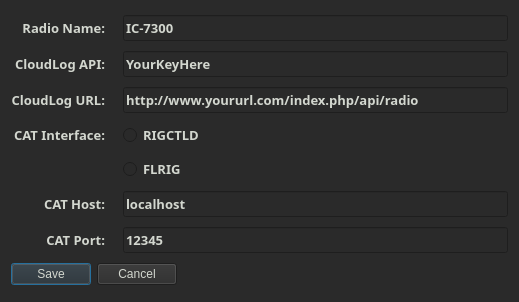
<?xml version="1.0" encoding="UTF-8"?>
<ui version="4.0">
 <class>Dialog</class>
 <widget class="QDialog" name="Dialog">
  <property name="geometry">
   <rect>
    <x>0</x>
    <y>0</y>
    <width>519</width>
    <height>302</height>
   </rect>
  </property>
  <property name="windowTitle">
   <string>Settings</string>
  </property>
  <property name="styleSheet">
   <string notr="true">background-color: rgb(42, 42, 42);
color: rgb(211, 215, 207);</string>
  </property>
  <layout class="QGridLayout" name="gridLayout">
   <item row="2" column="0">
    <widget class="QLabel" name="label_5">
     <property name="font">
      <font>
       <family>JetBrains Mono</family>
       <pointsize>10</pointsize>
       <weight>75</weight>
       <bold>true</bold>
      </font>
     </property>
     <property name="text">
      <string>CloudLog URL:</string>
     </property>
     <property name="alignment">
      <set>Qt::AlignRight|Qt::AlignTrailing|Qt::AlignVCenter</set>
     </property>
    </widget>
   </item>
   <item row="8" column="0">
    <widget class="QLabel" name="label_7">
     <property name="font">
      <font>
       <family>JetBrains Mono</family>
       <pointsize>10</pointsize>
       <weight>75</weight>
       <bold>true</bold>
      </font>
     </property>
     <property name="text">
      <string>CAT Port:</string>
     </property>
     <property name="alignment">
      <set>Qt::AlignRight|Qt::AlignTrailing|Qt::AlignVCenter</set>
     </property>
    </widget>
   </item>
   <item row="1" column="3">
    <widget class="QLineEdit" name="cloudlogapi_field">
     <property name="font">
      <font>
       <family>JetBrains Mono</family>
       <pointsize>10</pointsize>
       <weight>75</weight>
       <bold>true</bold>
      </font>
     </property>
     <property name="text">
      <string>YourKeyHere</string>
     </property>
    </widget>
   </item>
   <item row="0" column="0">
    <widget class="QLabel" name="label_2">
     <property name="font">
      <font>
       <family>JetBrains Mono</family>
       <pointsize>10</pointsize>
       <weight>75</weight>
       <bold>true</bold>
      </font>
     </property>
     <property name="text">
      <string>Radio Name:</string>
     </property>
     <property name="alignment">
      <set>Qt::AlignRight|Qt::AlignTrailing|Qt::AlignVCenter</set>
     </property>
    </widget>
   </item>
   <item row="2" column="3">
    <widget class="QLineEdit" name="cloudlogurl_field">
     <property name="font">
      <font>
       <family>JetBrains Mono</family>
       <pointsize>10</pointsize>
       <weight>75</weight>
       <bold>true</bold>
      </font>
     </property>
     <property name="text">
      <string>http://www.yoururl.com/index.php/api/radio</string>
     </property>
    </widget>
   </item>
   <item row="8" column="3">
    <widget class="QLineEdit" name="rigcontrolport_field">
     <property name="font">
      <font>
       <family>JetBrains Mono</family>
       <pointsize>10</pointsize>
       <weight>75</weight>
       <bold>true</bold>
      </font>
     </property>
     <property name="text">
      <string>12345</string>
     </property>
    </widget>
   </item>
   <item row="4" column="3">
    <widget class="QRadioButton" name="rigctld_radioButton">
     <property name="font">
      <font>
       <family>JetBrains Mono</family>
       <pointsize>10</pointsize>
       <weight>75</weight>
       <bold>true</bold>
      </font>
     </property>
     <property name="text">
      <string>RIGCTLD</string>
     </property>
    </widget>
   </item>
   <item row="7" column="3">
    <widget class="QLineEdit" name="rigcontrolip_field">
     <property name="font">
      <font>
       <family>JetBrains Mono</family>
       <pointsize>10</pointsize>
       <weight>75</weight>
       <bold>true</bold>
      </font>
     </property>
     <property name="text">
      <string>localhost</string>
     </property>
    </widget>
   </item>
   <item row="7" column="0">
    <widget class="QLabel" name="label_6">
     <property name="font">
      <font>
       <family>JetBrains Mono</family>
       <pointsize>10</pointsize>
       <weight>75</weight>
       <bold>true</bold>
      </font>
     </property>
     <property name="text">
      <string>CAT Host:</string>
     </property>
     <property name="alignment">
      <set>Qt::AlignRight|Qt::AlignTrailing|Qt::AlignVCenter</set>
     </property>
    </widget>
   </item>
   <item row="9" column="0" colspan="4">
    <widget class="QDialogButtonBox" name="buttonBox">
     <property name="sizePolicy">
      <sizepolicy hsizetype="Maximum" vsizetype="Fixed">
       <horstretch>0</horstretch>
       <verstretch>0</verstretch>
      </sizepolicy>
     </property>
     <property name="font">
      <font>
       <family>JetBrains Mono</family>
       <pointsize>10</pointsize>
       <weight>75</weight>
       <bold>true</bold>
      </font>
     </property>
     <property name="layoutDirection">
      <enum>Qt::LeftToRight</enum>
     </property>
     <property name="autoFillBackground">
      <bool>false</bool>
     </property>
     <property name="orientation">
      <enum>Qt::Horizontal</enum>
     </property>
     <property name="standardButtons">
      <set>QDialogButtonBox::Cancel|QDialogButtonBox::Save</set>
     </property>
     <property name="centerButtons">
      <bool>true</bool>
     </property>
    </widget>
   </item>
   <item row="0" column="3">
    <widget class="QLineEdit" name="radioname_field">
     <property name="font">
      <font>
       <family>JetBrains Mono</family>
       <pointsize>10</pointsize>
       <weight>75</weight>
       <bold>true</bold>
      </font>
     </property>
     <property name="text">
      <string>IC-7300</string>
     </property>
    </widget>
   </item>
   <item row="1" column="0">
    <widget class="QLabel" name="label_4">
     <property name="font">
      <font>
       <family>JetBrains Mono</family>
       <pointsize>10</pointsize>
       <weight>75</weight>
       <bold>true</bold>
      </font>
     </property>
     <property name="text">
      <string>CloudLog API:</string>
     </property>
     <property name="alignment">
      <set>Qt::AlignRight|Qt::AlignTrailing|Qt::AlignVCenter</set>
     </property>
    </widget>
   </item>
   <item row="5" column="3">
    <widget class="QRadioButton" name="flrig_radioButton">
     <property name="font">
      <font>
       <family>JetBrains Mono</family>
       <pointsize>10</pointsize>
       <weight>75</weight>
       <bold>true</bold>
      </font>
     </property>
     <property name="text">
      <string>FLRIG</string>
     </property>
    </widget>
   </item>
   <item row="4" column="0">
    <widget class="QLabel" name="label">
     <property name="font">
      <font>
       <family>JetBrains Mono</family>
       <pointsize>10</pointsize>
       <weight>75</weight>
       <bold>true</bold>
      </font>
     </property>
     <property name="text">
      <string>CAT Interface:</string>
     </property>
     <property name="alignment">
      <set>Qt::AlignRight|Qt::AlignTrailing|Qt::AlignVCenter</set>
     </property>
    </widget>
   </item>
  </layout>
 </widget>
 <resources/>
 <connections>
  <connection>
   <sender>buttonBox</sender>
   <signal>accepted()</signal>
   <receiver>Dialog</receiver>
   <slot>accept()</slot>
   <hints>
    <hint type="sourcelabel">
     <x>248</x>
     <y>254</y>
    </hint>
    <hint type="destinationlabel">
     <x>157</x>
     <y>274</y>
    </hint>
   </hints>
  </connection>
  <connection>
   <sender>buttonBox</sender>
   <signal>rejected()</signal>
   <receiver>Dialog</receiver>
   <slot>reject()</slot>
   <hints>
    <hint type="sourcelabel">
     <x>316</x>
     <y>260</y>
    </hint>
    <hint type="destinationlabel">
     <x>286</x>
     <y>274</y>
    </hint>
   </hints>
  </connection>
 </connections>
</ui>
